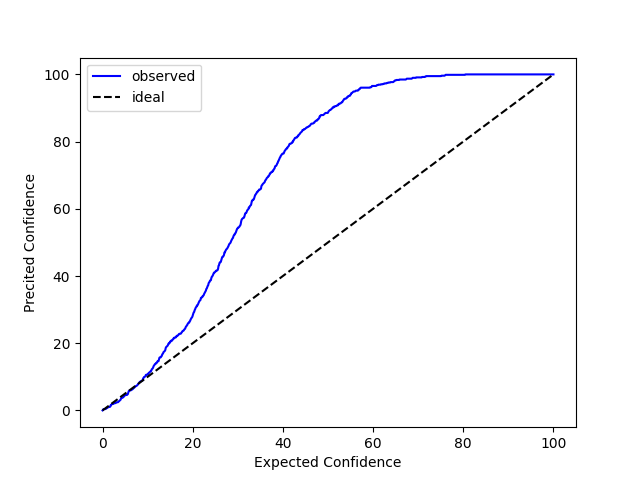

Write the Python code that produced this figure.
# cd path/to/this/repo
# export PYTHONPATH=$(pwd)
import os
import json
import argparse
import numpy as np
import torch
import torch.nn as nn
from torch.utils.data import DataLoader
import matplotlib.pyplot as plt
from models_copy.HSDT import StoTransformerEncoder, HSDTEncoder
from models_copy.Regressor import Regressor
from datasets.tongji_loader import TongjiDataset
from utils.utils import mkdir, save_to_txt
from utils.calibrated_regression import CalibratedRegression


np.random.seed(0)


def posterior_predictive(path, config):
    res = os.listdir(path)
    assert "gts_mu_sigma_lower_upper.npz" in res, f"No such file: gts_mu_sigma_lower_upper.npz"
    data = np.load(os.path.join(path, "gts_mu_sigma_lower_upper.npz"))
    gts, mu, sigma, lower, upper = data["gts"], data["mu"], data["sigma"], data["lower"], data["upper"]
    samples = np.random.normal(mu, sigma * 8.5, size=(config["n_sample"], len(gts)))
    return samples.T


def get_config(path):
    res = os.listdir(path)
    assert "args_json.json" in res, f"No such file: args_json.json"
    with open(os.path.join("./" "args_json.json"), "r") as f:
        config = json.load(f)
    return config


def get_data(config):
    assert config["data"] == "tongji", f"dataset mismatch"
    config["data_root_dir"] = "../../../data"
    config = argparse.Namespace(**config)
    data_module = TongjiDataset(config)
    data_dict = data_module.get_charge()
    train_set, valid_set, test_set = data_dict["train"], data_dict["valid"], data_dict["test"]
    return train_set, valid_set, test_set


def get_model(path, config):
    fea_dim = config["fea_dim"]
    emb_dim = config["emb_dim"]
    num_layers = config["num_layers"]
    heads = config["heads"]
    k_centroid = config["k_centroid"]
    tau1 = config["tau1"]
    tau2 = config["tau2"]
    direction = config["direction"]
    dropout = config["dropout"]
    forward_expansion = config["forward_expansion"]
    out_dim = config["out_dim"]
    seq_len = config["seq_len"]
    add_conv = config["add_conv"]
    device = torch.device(config["device"])

    res = os.listdir(path)
    print(path)
    print(res)
    if "model.pth" in res:
        # without pre_net
        encoder = HSDTEncoder(
            fea_dim,
            emb_dim,
            num_layers,
            heads,
            k_centroid,
            tau1,
            tau2,
            direction,
            dropout,
            forward_expansion,
            max_len=128,
            device=device,
        ).to(device)
        regressor = Regressor(seq_len, emb_dim, dropout, out_dim, add_conv).to(device)
        model = nn.Sequential(encoder, regressor).to(device)
        model_ckpt = torch.load(os.path.join(path, "model.pth"))
        model.load_state_dict(model_ckpt)
    elif "best_model.pkl" in res:
        # with prenet
        pre_net = nn.Conv1d(in_channels=16, out_channels=16, kernel_size=1).to(device)
        encoder = HSDTEncoder(
            fea_dim,
            emb_dim,
            num_layers,
            heads,
            k_centroid,
            tau1,
            tau2,
            direction,
            dropout,
            forward_expansion,
            max_len=128,
            device=device,
        ).to(device)
        regressor = Regressor(seq_len, emb_dim, dropout, out_dim, add_conv).to(device)
        backbone = nn.Sequential(encoder, regressor)
        pre_net_ckpt = torch.load(os.path.join(path, "best_model.pkl"))["pre_net"]
        backbone_ckpt = torch.load(os.path.join(path, "best_model.pkl"))["backbone"]
        pre_net.load_state_dict(pre_net_ckpt)
        backbone.load_state_dict(backbone_ckpt)
        model = nn.Sequential(pre_net, backbone)
    return model


def calibrate(X, y, model, path, config):
    calib = CalibratedRegression(X, y, model, pp=posterior_predictive, path=path, config=config).fit()
    fig, ax = plt.subplots(nrows=1, ncols=1)
    calib.plot_calibration_curve(ax)
    exp_ci, pred_ci = calib.predicted_cdf * 100, calib.empirical_cdf * 100
    ece = np.mean(np.abs(exp_ci - pred_ci))
    plt.plot(exp_ci, pred_ci, color="blue", label="observed")
    plt.plot([0, 100], [0, 100], color="black", linestyle="dashed", label="ideal")
    plt.xlabel("Expected Confidence")
    plt.ylabel("Precited Confidence")
    plt.legend()
    plt.savefig("after_calibration.png")
    plt.close()

    return exp_ci, pred_ci, ece


def update_results(path, res):
    exp_ci = res["exp_ci"]
    pred_ci = res["pred_ci"]
    ece = res["ece"]
    res_path = os.path.join(path, "res.txt")
    assert os.path.exists(res_path), f"No such file: res.txt"
    with open(res_path, "a") as f:
        f.write(f"ece_after_recalibration: {ece}\n")
    res_path = os.path.join(path, "exp_obs_re.npz")
    np.savez(res_path, exp=exp_ci, obs=pred_ci)


if __name__ == "__main__":
    cwd = os.getcwd()
    config = get_config(cwd)
    model = get_model(cwd, config)
    train_set, valid_set, test_set = get_data(config)
    X_train, y_train = train_set[:][0].numpy(), train_set[:][1].numpy()
    X_valid, y_valid = valid_set[:][0].numpy(), valid_set[:][1].numpy()
    X_test, y_test = test_set[:][0].numpy(), test_set[:][1].numpy()

    exp_ci, pred_ci, ece = calibrate(X_test, y_test, model, cwd, config)
    # print(ece)
    update_results(cwd, {"exp_ci": exp_ci, "pred_ci": pred_ci, "ece": ece})

    del X_train, y_train
    del X_valid, y_valid
    del X_test, y_test
    del model
